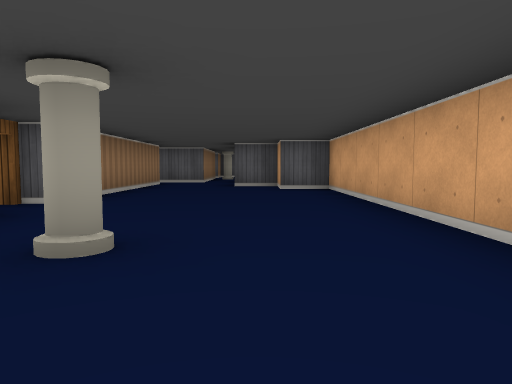
view 1 (above)

23 first-person views from a walk through a cub3D level. The camera is about half as high as the walls, tilts 4° down and sees 70° across. The floor is counted in squares. Each view is taken from the middle of a square. On the plan, view 1 faces up. The plan holds only what a view shows up to about 9 squares ahead; the rest is blank. The place goes on beyond the plan.

view 2
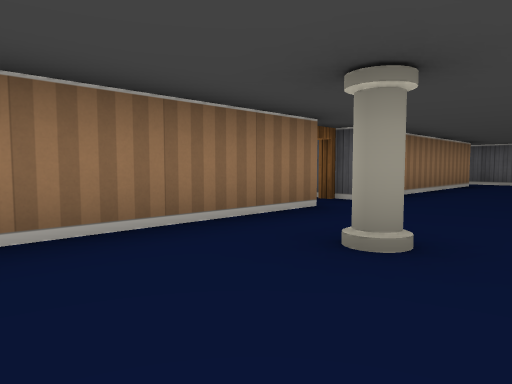

view 3
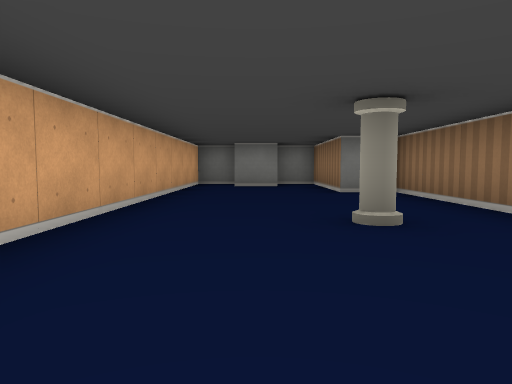

view 4
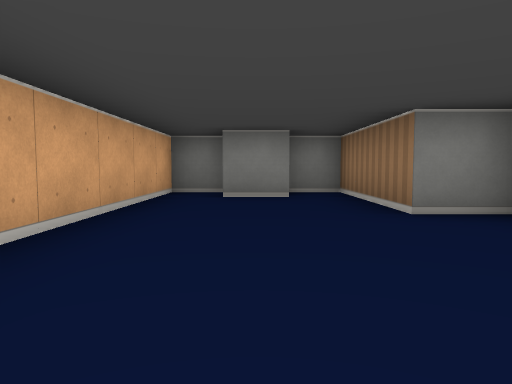

view 5
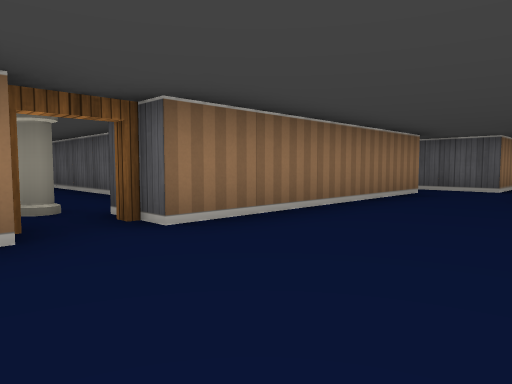

view 6
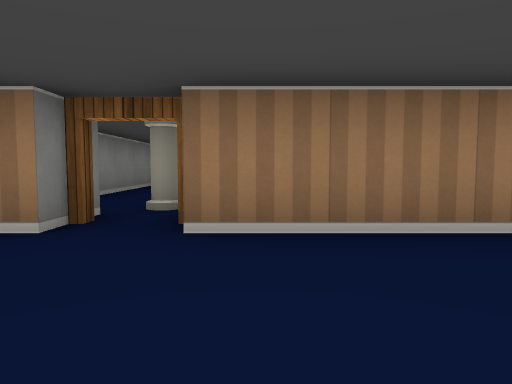

view 7
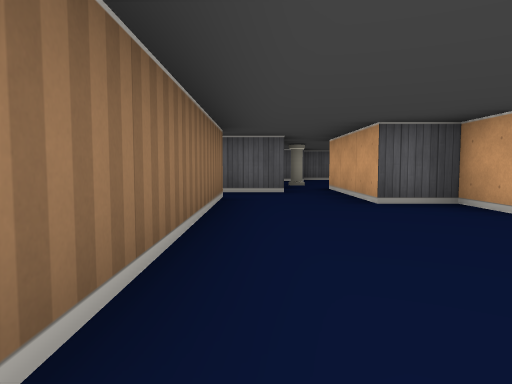

view 8
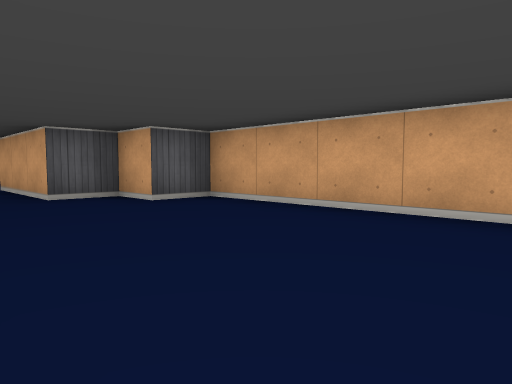

view 9
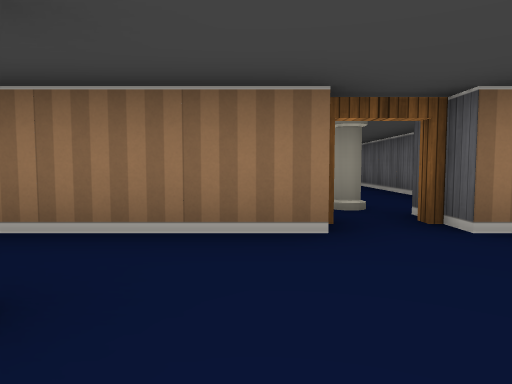

view 10
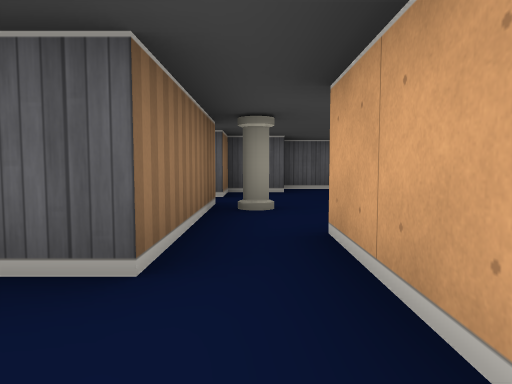

view 11
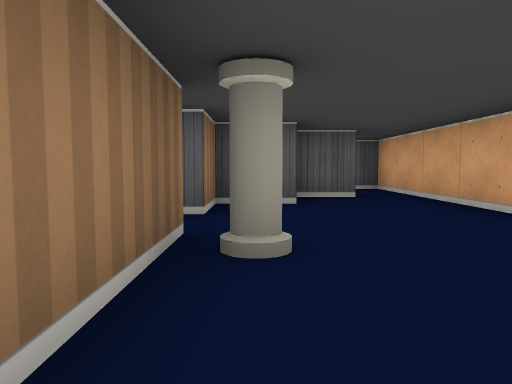

view 12
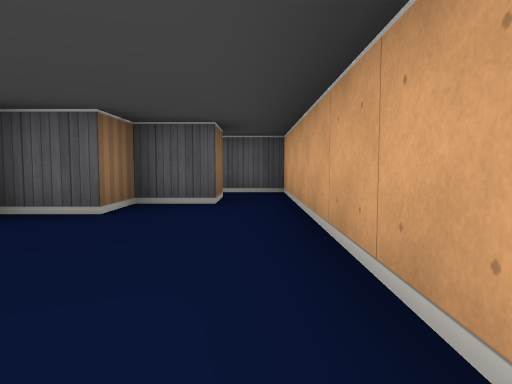

view 13
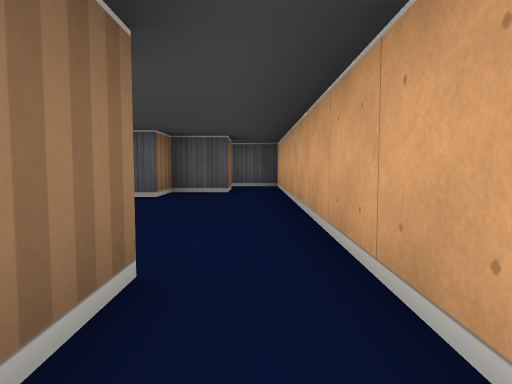

view 14
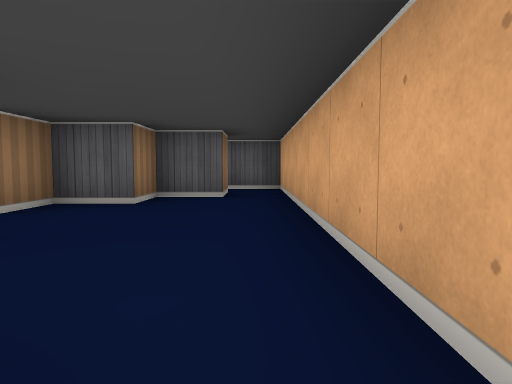

view 15
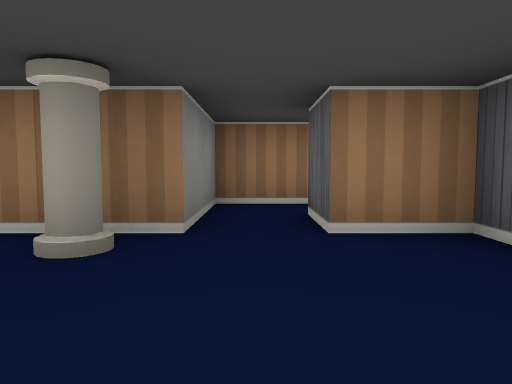

view 16
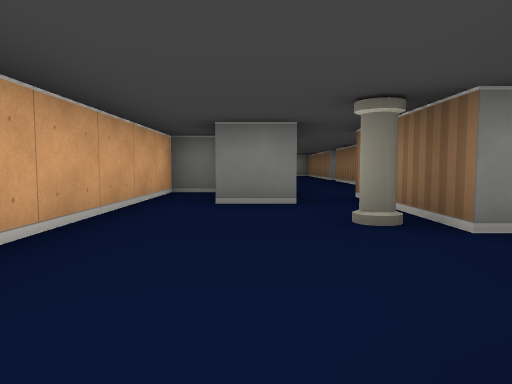

view 17
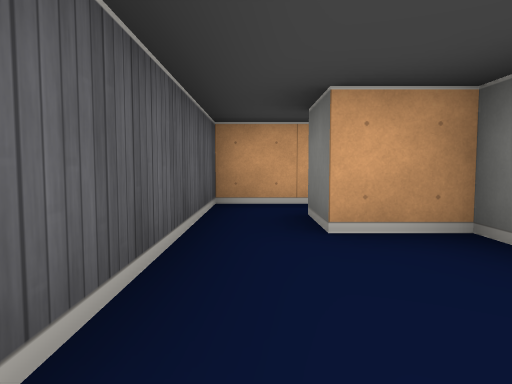

view 18
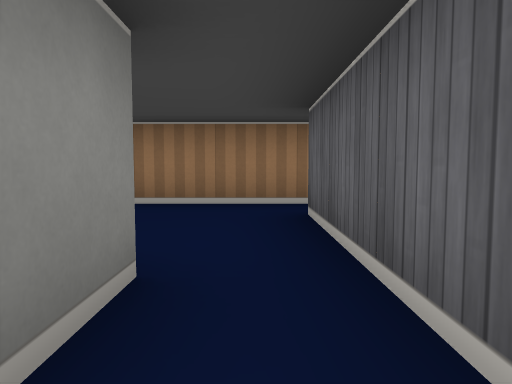

view 19
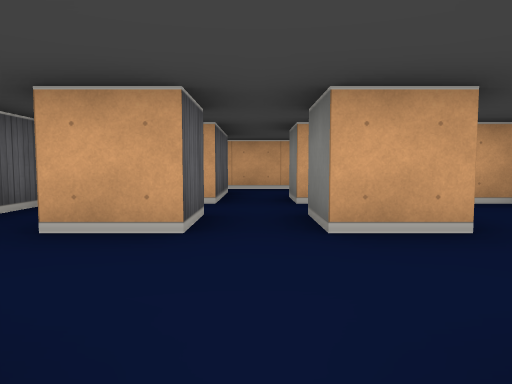

view 20
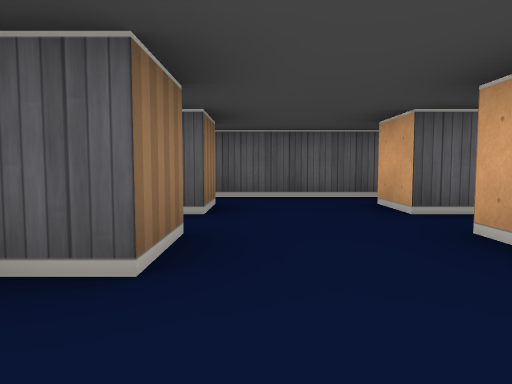

view 21
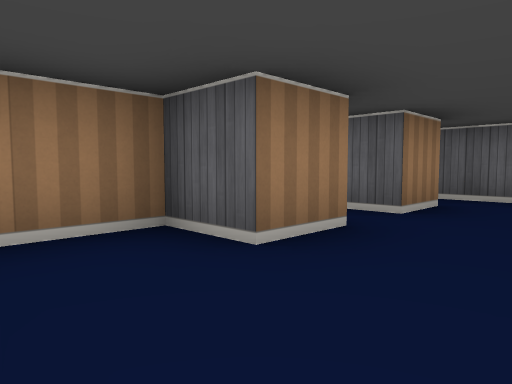

view 22
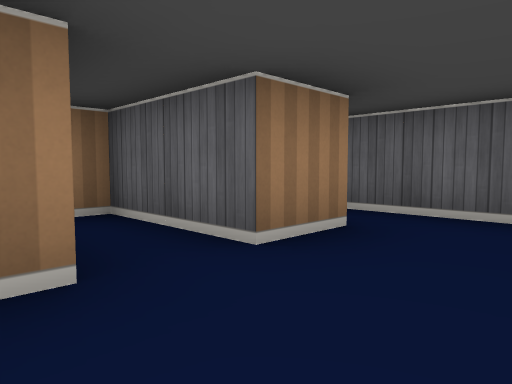

view 23
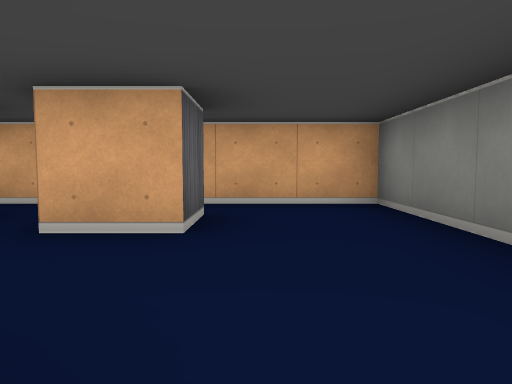

### Floor plan
Ten units are one square. View 1 is at (0, 0); x grows to the right and y downward. Boxes are objects, and circles mark ways between rooms. Rooms are numbered by the first view taken in them; rooms with no view inside come last. Other rooms are left out.
<svg viewBox="-100 -245 120 295">
<path fill="none" stroke="#000" d="M-25 -35 -25 15 -15 15 -15 45 -5 45M-6 35 5 35M-35 -95 -25 -95 -25 -45M-15 -105 -35 -105M5 45 15 45 15 -75 5 -75 5 -85 -5 -85 -5 -105M-25 -135 -15 -135 -15 -105M-5 -105 -5 -115 5 -115 5 -106M5 -165 -5 -165 -5 -155 -15 -155 -15 -145 -25 -145M6 -95 15 -95 15 -165M-35 -188 -35 -174M-5 -165 -5 -175 5 -175 5 -165M-35 -174 -35 -165M15 -165 15 -185 -25 -185M-45 -85 -55 -85 -55 -95 -45 -95M-75 -96 -75 -85 -85 -85 -85 -74M-45 -105 -55 -105 -55 -115M-59 -65 -35 -65 -35 -95M-35 -105 -35 -112M-75 -116 -75 -105 -95 -105 -95 -101M-38 -125 -81 -125M-35 -148 -35 -135 -25 -135"/>
<rect x="-15" y="-25" width="10" height="10" fill="#bbb"><title>pillar</title></rect>
<rect x="-15" y="-135" width="10" height="10" fill="#bbb"><title>pillar</title></rect>
<circle cx="-10" cy="-110" r="3" fill="#2a7"/>
<circle cx="-30" cy="-100" r="3" fill="#2a7"/>
<circle cx="10" cy="-170" r="3" fill="#2a7"/>
<circle cx="-20" cy="-140" r="3" fill="#2a7"/>
<circle cx="-20" cy="-180" r="3" fill="#2a7"/>
<text x="-10" y="-30">1</text>
<text x="0" y="-130">2</text>
<text x="-30" y="-240">3</text>
<text x="-10" y="-180">4</text>
<text x="-60" y="-90">5</text>
<text x="-30" y="-150">6</text>
</svg>
Room 1 opens to room 2. Room 1 opens to room 5. Room 2 opens to room 4. Room 2 opens to room 6. Room 3 opens to room 4.

Where each view was taken, in squares from view 1:
view 1: 0 up, 0 right, facing up
view 2: 0 up, 0 right, facing up-left
view 3: 5 up, 0 right, facing down
view 4: 2 up, 0 right, facing down
view 5: 3 up, 0 right, facing up-left
view 6: 5 up, 0 right, facing left
view 7: 4 up, 2 left, facing up
view 8: 3 up, 2 left, facing up-right
view 9: 3 up, 0 right, facing left
view 10: 9 up, 1 left, facing up
view 11: 11 up, 1 left, facing up
view 12: 12 up, 1 right, facing up
view 13: 10 up, 1 right, facing up
view 14: 11 up, 1 right, facing up
view 15: 14 up, 1 right, facing left
view 16: 16 up, 0 right, facing down
view 17: 18 up, 3 left, facing right
view 18: 18 up, 1 right, facing left
view 19: 10 up, 8 left, facing right
view 20: 7 up, 7 left, facing up
view 21: 7 up, 6 left, facing up-left
view 22: 9 up, 6 left, facing up-left
view 23: 8 up, 8 left, facing right
